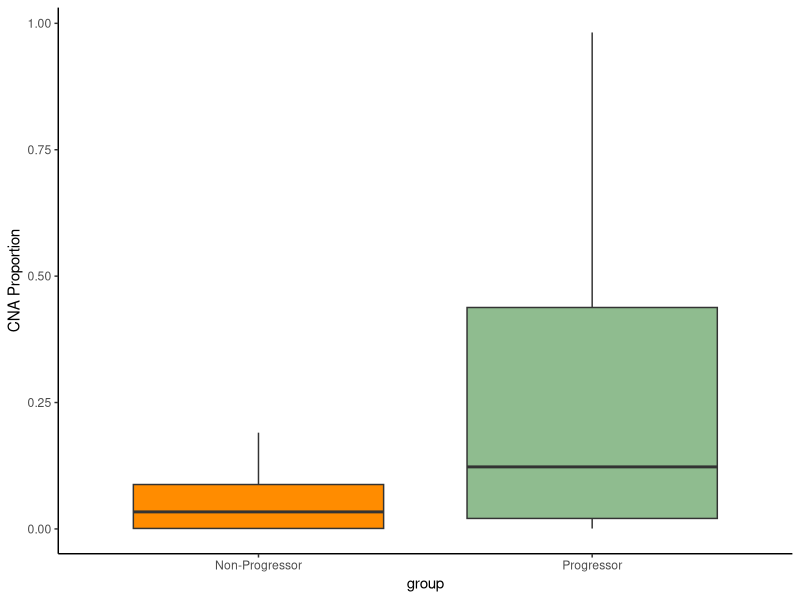
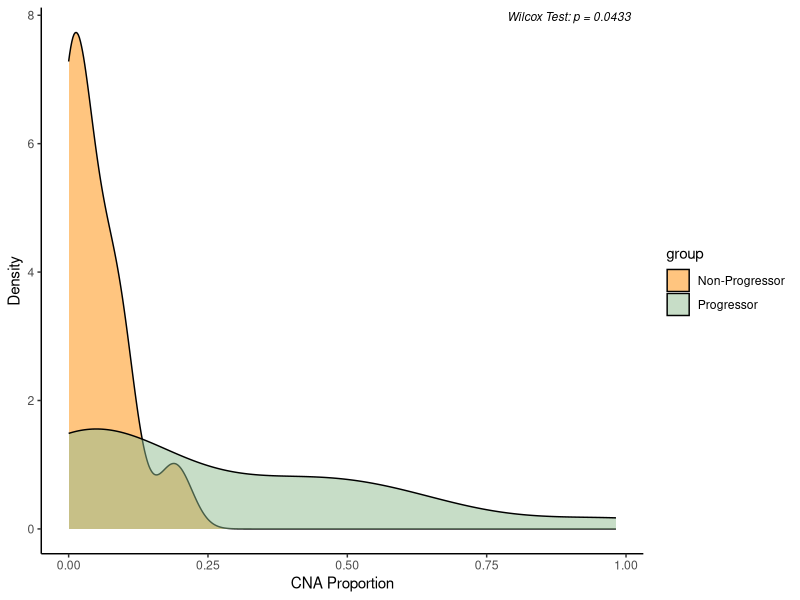

These charts were generated, in order, by the following R code:
library(readr)
library(dplyr)
library(ggplot2)

prog_props <- read_tsv("data/copy_number/proportions/progressor_precursors_cn_props.tsv") |>
    mutate(group = "Progressor")
nprog_props <- read_tsv("data/copy_number/proportions/non-progressors_cn_props.tsv") |>
    mutate(group = "Non-Progressor")

props <- bind_rows(prog_props, nprog_props)


### Boxplot ###
p_boxplot <- ggplot(props, aes(x = group, y = proportion, fill = group)) +
        geom_boxplot() +
        labs(y = "CNA Proportion") +
        scale_fill_manual(values = c("Progressor" = "darkseagreen", "Non-Progressor" = "darkorange")) +
        theme_classic() +
        guides(fill="none")

ggsave("plots/copy_number/prog_vs_nprog_cn_prop_boxplot.png", p_boxplot,
        width = 4, height = 4)


### Wilcox Test ### 
wilcox_result <- wilcox.test(proportion ~ group, data = props)
print(wilcox_result)

p_label <- paste0("p = ", signif(wilcox_result$p.value, 3))

### Density Plot ### 
p_density <- ggplot(props, aes(x = proportion, fill = group)) +
    geom_density(alpha = 0.5) + 
    labs(x = "CNA Proportion", y = "Density") +
    scale_fill_manual(values = c("Progressor" = "darkseagreen", "Non-Progressor" = "darkorange")) +
    theme_classic() +
    annotate("text", x = Inf, y = Inf, label = paste0("Wilcox Test: ", p_label), 
             hjust = 1.1, vjust = 1.5, size = 3, fontface = "italic", colour = "black")

ggsave("plots/copy_number/prog_vs_nprog_cn_prop_density.png", p_density,
       width = 5, height = 4)
